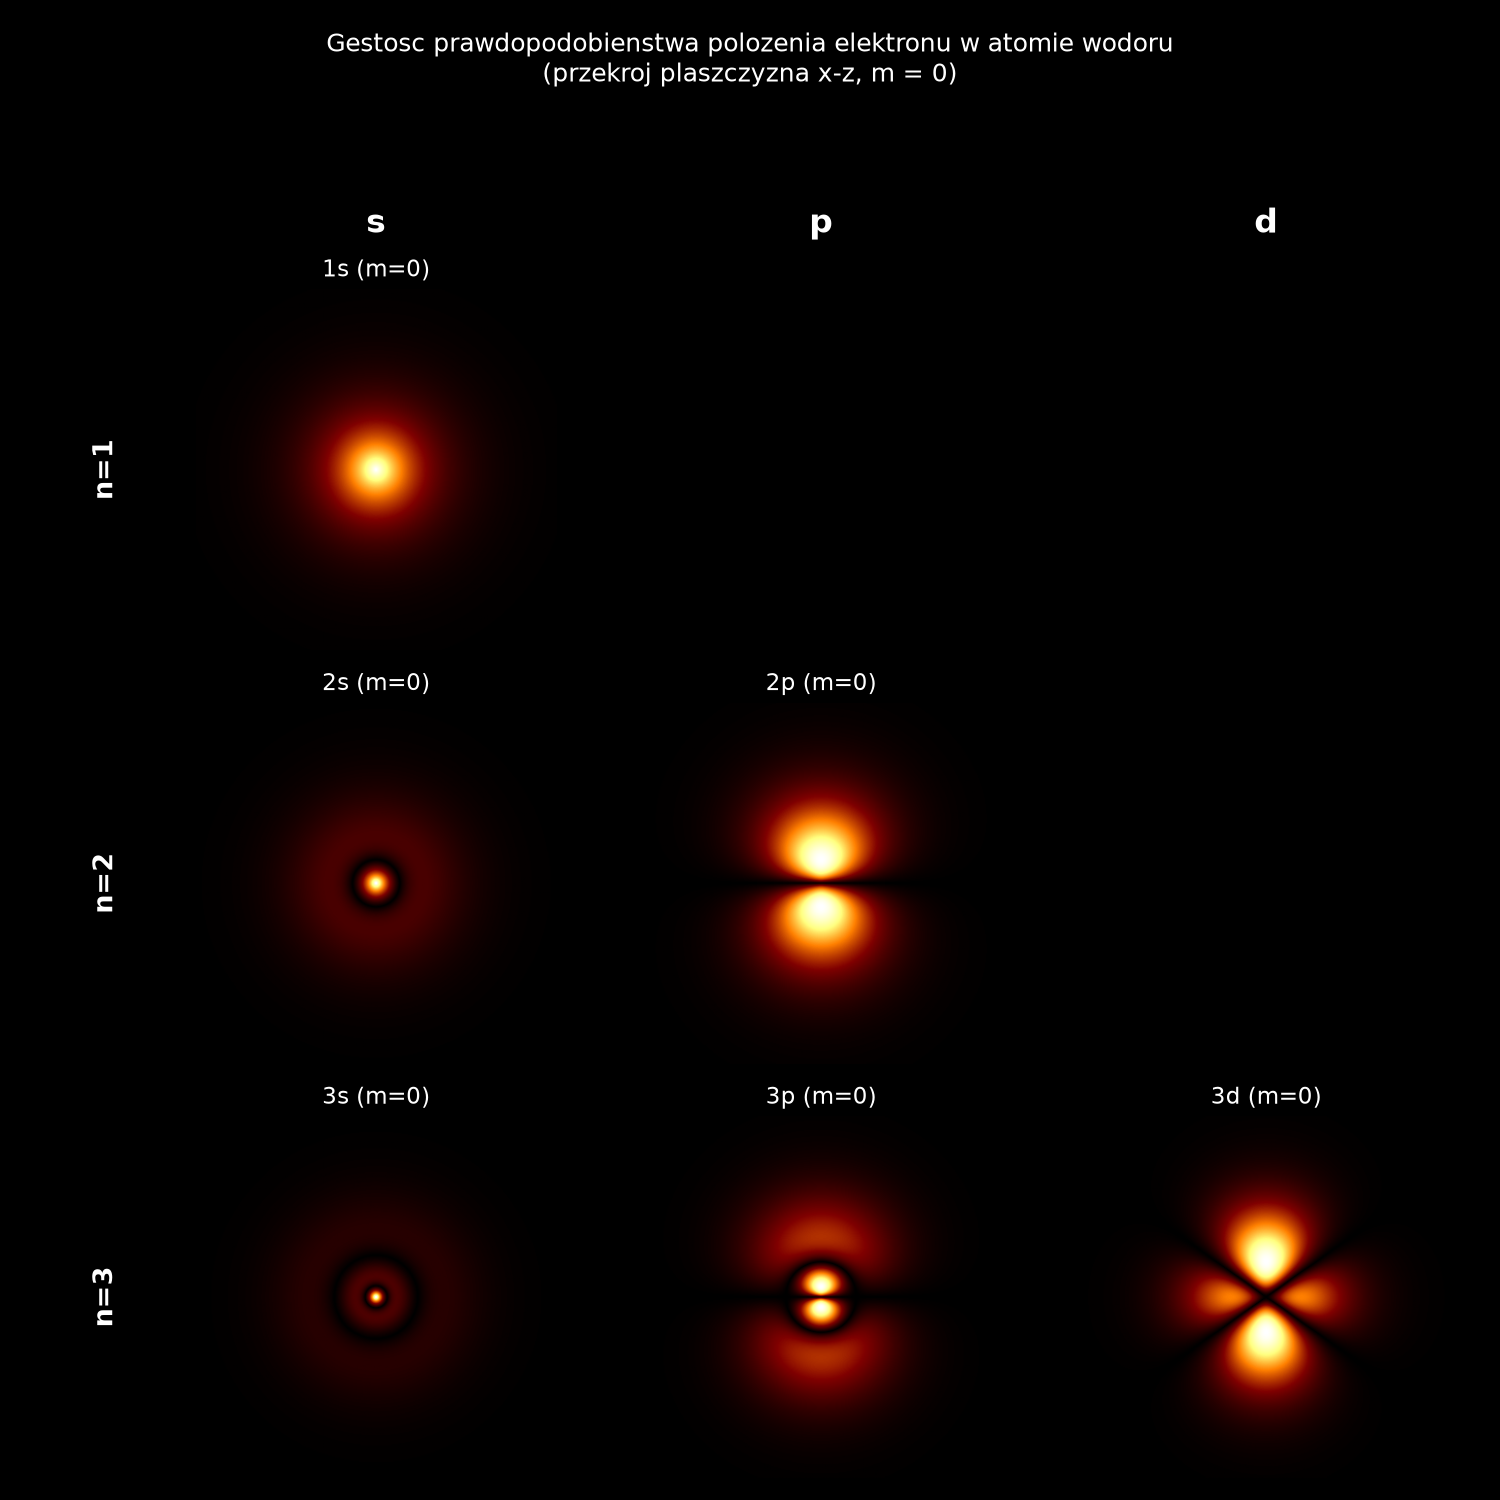

Write Python code to recreate this figure.
"""
orbital_grid.py
================
Generuje siatke porownawcza gestosci prawdopodobienstwa dla n = 1,2,3
oraz l = 0,1,2 (s, p, d) - dokladnie tak, jak na klasycznym podrecznikowym
zestawieniu orbitali atomu wodoru. Dla kazdej pary (n, l) uzywany jest
przekroj z m = 0 (najbardziej "podrecznikowy" ksztalt, symetryczny wzgledem
osi z).

Uruchomienie:
    python orbital_grid.py

Wynik: plik orbital_grid.png w tym samym katalogu.
"""

import matplotlib
matplotlib.use("Agg")  # backend bez okna - zapisujemy od razu do pliku
import matplotlib.pyplot as plt
import numpy as np

from hydrogen_orbital import (
    density_slice,
    suggested_extent,
    orbital_label,
    node_counts,
)

N_VALUES = [1, 2, 3]
L_VALUES = [0, 1, 2]
CMAP = "afmhot"


def main(resolution: int = 350, save_path: str = "orbital_grid.png"):
    fig, axes = plt.subplots(
        len(N_VALUES), len(L_VALUES),
        figsize=(10, 10),
        facecolor="black",
    )

    for row, n in enumerate(N_VALUES):
        extent = suggested_extent(n)
        for col, l in enumerate(L_VALUES):
            ax = axes[row, col]
            ax.set_facecolor("black")

            if l > n - 1:
                # Kombinacja fizycznie niedozwolona (l musi byc < n) -
                # zostawiamy puste, czarne pole - dokladnie jak w oryginale.
                ax.axis("off")
                continue

            m = 0
            X, Z, density = density_slice(n, l, m, extent, resolution)
            # Skalowanie nieliniowe (pierwiastek) do wyswietlania: surowa gestosc
            # ma bardzo ostry pik blisko jadra, przez co slabsze, dalsze "pierscienie"
            # staja sie niewidoczne przy skali liniowej. To wplywa TYLKO na kolor,
            # nie na dane fizyczne.
            display_values = np.sqrt(density)
            ax.imshow(
                display_values,
                extent=[-extent, extent, -extent, extent],
                origin="lower",
                cmap=CMAP,
            )
            ax.set_xticks([])
            ax.set_yticks([])
            for spine in ax.spines.values():
                spine.set_visible(False)

            r_nodes, ang_nodes = node_counts(n, l)
            ax.set_title(
                orbital_label(n, l, m),
                color="white",
                fontsize=11,
                pad=6,
            )

        # etykieta n z boku wiersza
        axes[row, 0].text(
            -0.25, 0.5, f"n={n}",
            transform=axes[row, 0].transAxes,
            color="white", fontsize=13, fontweight="bold",
            ha="center", va="center", rotation=90,
        )

    # etykiety kolumn (s, p, d) u gory
    letters = {0: "s", 1: "p", 2: "d"}
    for col, l in enumerate(L_VALUES):
        axes[0, col].text(
            0.5, 1.18, letters[l],
            transform=axes[0, col].transAxes,
            color="white", fontsize=16, fontweight="bold",
            ha="center", va="center",
        )

    fig.suptitle(
        "Gestosc prawdopodobienstwa polozenia elektronu w atomie wodoru\n"
        "(przekroj plaszczyzna x-z, m = 0)",
        color="white", fontsize=12,
    )
    fig.tight_layout(rect=[0.03, 0, 1, 0.93])
    fig.savefig(save_path, dpi=150, facecolor="black")
    print(f"Zapisano: {save_path}")


if __name__ == "__main__":
    main()
